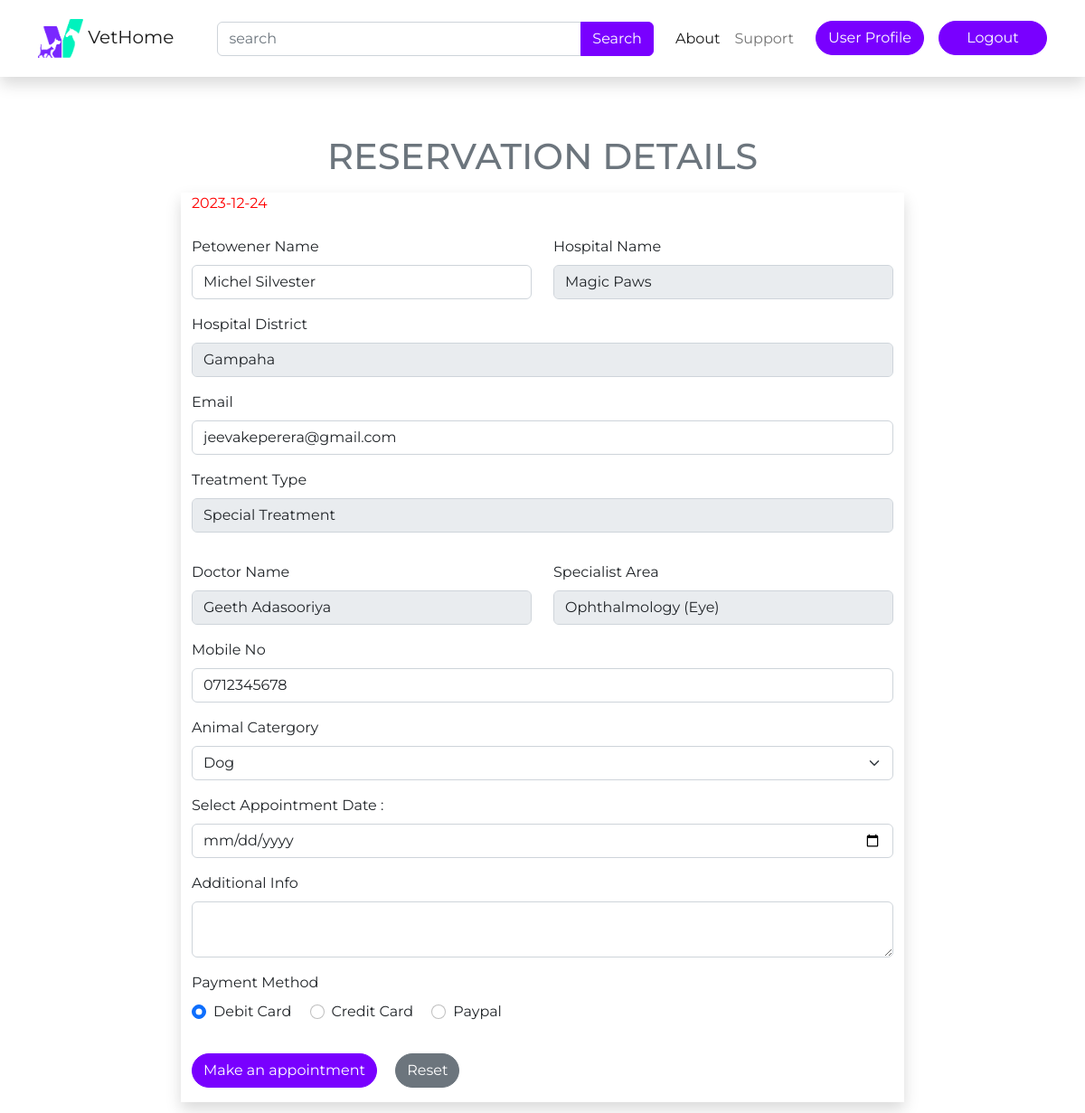
Screenshot of /reservation.php?Hospital_id=1&Doctor_id=4 (signed in) with the database file from the repository.
### tables this page shows
CREATE TABLE `petowner` (
  `user_id` int(6) NOT NULL,
  `Phone_number` int(10) NOT NULL,
  `District` varchar(20) NOT NULL,
  `F_name` varchar(50) NOT NULL,
  `L_name` varchar(50) NOT NULL,
  `Gender` varchar(6) NOT NULL,
  `Address` varchar(150) NOT NULL,
  `Email` varchar(50) NOT NULL,
  `profilepic` varchar(200) DEFAULT NULL
);

CREATE TABLE `hospital` (
  `Hospital_id` int(6) NOT NULL,
  `H_name` varchar(50) NOT NULL,
  `H_address` varchar(150) NOT NULL,
  `H_city` varchar(30) NOT NULL,
  `H_district` text NOT NULL,
  `H_email` varchar(30) NOT NULL,
  `H_phoneNumber` int(10) NOT NULL,
  `Num_slotsPerDay` int(30) NOT NULL,
  `About_us` text NOT NULL,
  `Facilities` text NOT NULL,
  `image_main` varchar(200) NOT NULL,
  `status` varchar(50) DEFAULT NULL,
  `requestActivation` varchar(20) DEFAULT NULL
);

CREATE TABLE `doctor` (
  `Doctor_id` int(6) NOT NULL,
  `Hospital_id` int(6) NOT NULL,
  `F_name` varchar(50) NOT NULL,
  `L_name` varchar(50) NOT NULL,
  `Email` varchar(50) NOT NULL,
  `Channelling_day` varchar(10) NOT NULL,
  `Channelling_time` varchar(20) NOT NULL,
  `Num_slotsPerDay` int(30) NOT NULL,
  `Specialist_area` varchar(50) NOT NULL,
  `Phone_number` int(10) NOT NULL
);

### functions.php (called while the page is built, shortened)
<?php
function getfield($table,$field,$where,$con){
    $query = "SELECT `$field` FROM `$table` WHERE `$where`='".$_SESSION['id']."'";
    if($query_run = mysqli_query($con,$query)){
        $query_num_rows = mysqli_num_rows($query_run);
        if(!$query_num_rows==0){
            while ($userid = mysqli_fetch_assoc($query_run)){
                $id = $userid[$field];
                return $id;
            }
        }
    }
}
?>

### web/reservation.php (the view, shortened to what this page needs)
<?php
 require '../database_connector.php';
 require '../functions.php';
 if(loggedin()){
    $user_id = getfield('petowner','user_id','user_id',$con);
    $query1="SELECT * FROM `petowner` WHERE `user_id`= $user_id";
    if($query_run = mysqli_query($con,$query1)){
          while ($row = mysqli_fetch_assoc($query_run)){
              $u_fname = $row['F_name'];
              $u_lname = $row['L_name'];
              $u_email = $row['Email'];
              $u_phone = $row['Phone_number'];
          }
    }else{
        echo 'Error in the query';
    }
    $hos_id=$_GET['Hospital_id'];
    $query2="SELECT * FROM `hospital` WHERE `Hospital_id`= $hos_id";
    if($query_run = mysqli_query($con,$query2)){
          while ($row = mysqli_fetch_assoc($query_run)){
                $h_name = $row['H_name'];
                $h_district = $row['H_district'];
          }
    }else{
        echo 'Error in the query';
    }
    $doc_id=$_GET['Doctor_id'];
    $query3="SELECT * FROM `doctor` WHERE `Doctor_id`= $doc_id";
    if($query_run = mysqli_query($con,$query3)){
      while ($row = mysqli_fetch_assoc($query_run)){
            $d_fname = $row['F_name'];
            $d_lname = $row['L_name'];
            $speacialistArea = $row['Specialist_area'];
      }
    }
 }else{
    header("Location: index.php");
}
?>
<!DOCTYPE html>
<html lang="en">
<head>
  <link rel="stylesheet" href="./bootstrap/dist/css/bootstrap.css">
  <link rel="stylesheet" href="index.css">
</head>
<body>
<nav class="navbar navbar-expand-lg shadow">
            <div class="container mt-2 mb-2">
              <a class="navbar-brand" href="../web/index.php"> <img src="./img/logo.png" alt="brand" width="50" height="43" > VetHome</a>
              <div class="collapse navbar-collapse ms-3" id="navMenu">
                <div class="input-group ms-3 ">
                    <input type="search" class="form-control" placeholder="search" aria-label="search" aria-describedby="button-addon2">
                    <a class="btn btn-search" href="#">Search</a>
                  </div>
                <ul class="navbar-nav ms-3">
                  <li class="nav-item">
                    <a class="nav-link active" aria-current="page" href="#">About</a>
                  </li>
                  <li class="nav-item">
                    <a class="nav-link" href="../ContactUs.php">Support</a>
                  </li>
                  <form method='post'>
                       <input class='btn btn-primary btn-main btn-main-w ms-3' type='submit' name='user' class='button' value='User Profile' />
                    </form>
                    <form method='post'>
                    <input class='btn btn-primary btn-main btn-main-w ms-3' type='submit' name='logout' class='button' value='Logout' />
                   </form>
                </ul>
              </div>
            </div>
          </nav>
<div class="container" style="height:3rem">
        </div>
        <div class="container text-center mt-3">
            <h1 class="text-secondary">RESERVATION DETAILS</h1>
          </div>
            <div class="container mt-3 mb-5 shadow" style="width:800px">
            <form action="db_reservation.php?Hospital_id=<?php echo $hos_id; ?>&Doctor_id=<?php echo $doc_id; ?>" method="POST" enctype="multipart/form-data">
            <label style="color:#ff0000;" for="regdate" class="form-label"><?php echo date('Y-m-d');  ?> </label>
              <div class="row">
                <div class="col-md mt-3">
                    <div class="mb-3">
                        <label for="name" class="form-label">Petowener Name</label>
                        <input class="form-control" id="name" aria-describedby="name" type="text" name="ptname" placeholder="Name " value="<?php echo $u_fname." ".$u_lname;  ?>" required>
                    </div>
                </div>
                <div class="col-md mt-3">
                    <div class="mb-3">
                        <label for="hospitalName" class="form-label">Hospital Name</label>
                        <input class="form-control" id="hospitalName" aria-describedby="hospitalName" type="text" name="hospitalName" placeholder="hospitalName " value="<?php echo $h_name;  ?>" required READONLY>
                    </div>
                </div>
              </div>
                   <div class="mb-3">
                        <label for="hospitalDistrict" class="form-label"> Hospital District</label>
                        <input class="form-control" id="hospitalDistrict" aria-describedby="hospitalDistrict" type="text" name="hospitalDistrict" placeholder="hospitalDistrict " value="<?php echo $h_district;  ?>" required READONLY>
                    </div>
                            <div class="mb-3">
                                <label for="email" class="form-label">Email</label>
                                <input type="email" name="email" id="email" class="form-control" placeholder="example@gmail.com" value="<?php echo $u_email;?>" required>
                            </div>
                            <div class="mb-3">
                                <label for="treatmentType" class="form-label">Treatment Type</label>
                            <input class="form-control" id="treatmentType" aria-describedby="treatmentType" type="text" name="treatmentType" placeholder="treatmentType " value="<?php if($doc_id==0){echo "Normal Treatment";}else{echo "Special Treatment";} ?> " required READONLY>
                            </div>
                    <?php if($doc_id>0){echo "
                     <div class='row'>
                      <div class='col-md mt-3'>
                          <div class='mb-3'>
                            <label for='username' class='form-label'>Doctor Name</label>
                            <input class='form-control' id='doctorName' aria-describedby='doctorName' type='text' name='doctorName' placeholder='doctorName' value='$d_fname $d_lname' required READONLY>
                          </div>
                       </div>
                       <div class='col-md mt-3'>
                          <div class='mb-3'>
                            <label for='specialistArea' class='form-label'>Specialist Area</label>
                            <input class='form-control' id='specialistArea' aria-describedby='specialistArea' type='text' name='specialistArea' placeholder='specialistArea' value='$speacialistArea' required READONLY>
                          </div>
                      </div>
                    </div>
                    ";}?>
                    <div class="mb-3">
                        <label for="phone" class="form-label">Mobile No</label>
                        <input type="text" class="form-control" id="phone" placeholder="mobile number" aria-describedby="phone" type="tel" placeholder="0713456789" pattern="[0-9]{10}" name="phone" value="0<?php echo $u_phone;  ?>" required>
                    </div>
                    <div class="mb-3">
                        <label for="animalCategory" class="form-label">Animal Catergory</label>
                        <select class="form-select" name="animalCategory">
                            <option value="Dog">Dog</option>
                        </select>
                    </div>
                    <div class="mb-3">
                        <label for="appointmentDate" class="form-label">Select Appointment Date :</label>
                        <input type="date" class="form-control" aria-describedby="appointmentDate" id="appointment" name="appointmentDate">
                        </div>
                    <div class="mb-3">
                    <div class="mb-3">
                                <label for="additionalInfo" class="form-label">Additional Info</label>
                                <textarea type="additionalInfo" rows="2" name="additionalInfo" id="additionalInfo" class="form-control" value="<?php if(isset($address)){ echo $address; } ?>"></textarea>
                    </div>
                    <div class="mb-3">
                                <label for="payment" class="form-label">Payment Method</label><br>
                                <div class="form-check form-check-inline">
                                    <input class="form-check-input" type="radio" name="payment" id="debitCard" value="debitCard" checked>
                                    <label class="form-check-label" for="debitCard">Debit Card</label>
                                </div>
                                <div class="form-check form-check-inline">
                                    <input class="form-check-input" type="radio" id="creditCard" name="payment" value="creditCard">
                                    <label class="form-check-label" for="creditCard">Credit Card</label>
                                </div>
                                <div class="form-check form-check-inline">
                                    <input class="form-check-input" type="radio" id="Paypal" name="payment" value="Paypal">
                                    <label class="form-check-label" for="Paypal">Paypal</label>
                                </div>
                    </div>
            <input type="submit" class="btn btn-primary btn-main mb-3 mt-3" value="Make an appointment">
            <input type="reset" class="btn btn-secondary mb-3 mt-3 ms-3" style="border-radius:30px" value="Reset">
            </form>
            </div>
</body>
</html>

### web/index.css (style rules this page uses)
.btn-main { background-color: #7900FF; border-color: #7900FF; border-radius: 2rem; }
.btn-main-w { width:120px; }
.btn-search { color: #ffffff; background-color: #7900FF; border-color: #7900FF; }

### rows the page displays
petowner: ptname "Michel Silvester", email "jeevakeperera@gmail.com", phone "0712345678"
hospital: hospitalName "Magic Paws", hospitalDistrict "Gampaha"
doctor: doctorName "Geeth Adasooriya", specialistArea "Ophthalmology (Eye)"
